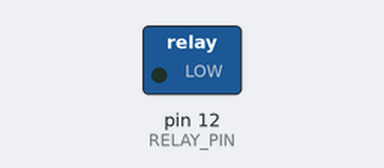
The sketch below on a simulated Arduino Uno, built with avr-gcc and run on an emulated ATmega328P. Shown: switched loads named in the sketch (green lamp = pin HIGH). Dashed ring = blinking.

Above: at 0.5 s.
Timing chart, 0 to 4.6 s (numbered marks = the images above):
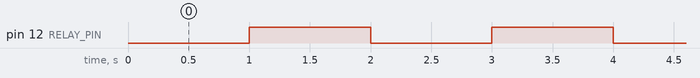

The sketch:

solenoid.ino
```cpp
 void setup()
  {
  pinMode(12,OUTPUT); // RELAY PIN
  digitalWrite(12,HIGH); // Normally ON Only For Chanies Relay Module
  }
  void loop()
  {
  digitalWrite(12,LOW); // RELAY ON
  delay(1000);
  digitalWrite(12,HIGH); // RELAY OFF
  delay(1000);
  }   
```

Measured:
- by itself, pin 12 (RELAY_PIN): alternates HIGH for 1.0 s and LOW for 1.0 s
